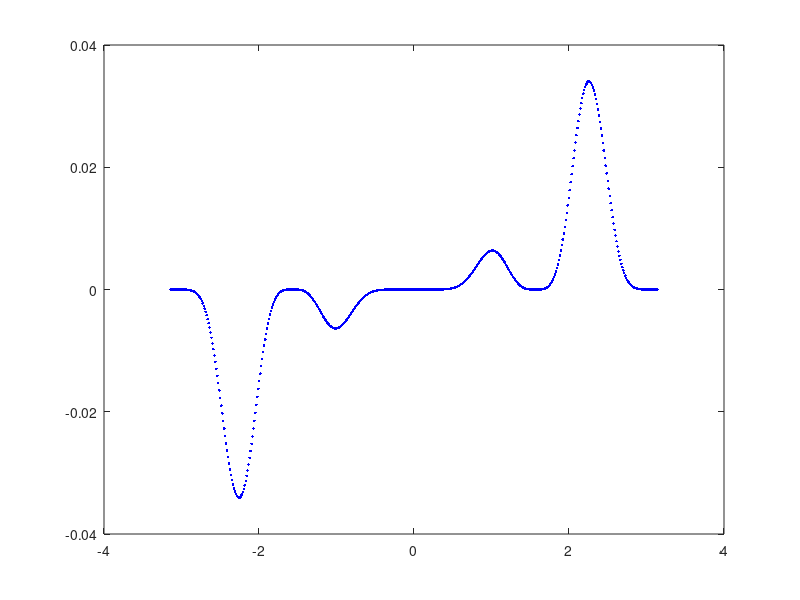

Recreate this plot in MATLAB.
function fit_Sine_Series()

N = 500;
xData = linspace(-pi, pi, N);
yData = ((0.25 * xData.^2).* cos(xData).^4.* sin(xData).^7)';
tol = 1e-5;
err = 0;

for i = 1:length(xData)
    A(i,:) = [1 xData(i)];
end

bvec = inv(A.'* A) * A.'* yData;

for j = 1:length(bvec)
    k = bvec(j) * xData(j);
    res = yData - A * bvec;
end

while err>tol
    err = (yData' * yData) - (bvec' * A' * yData) + (bvec' * A' * A * bvec);

end

res
plot(xData, yData, '.b', 'MarkerSize', 6)

%%% a)
%%% b) Fourier sine series